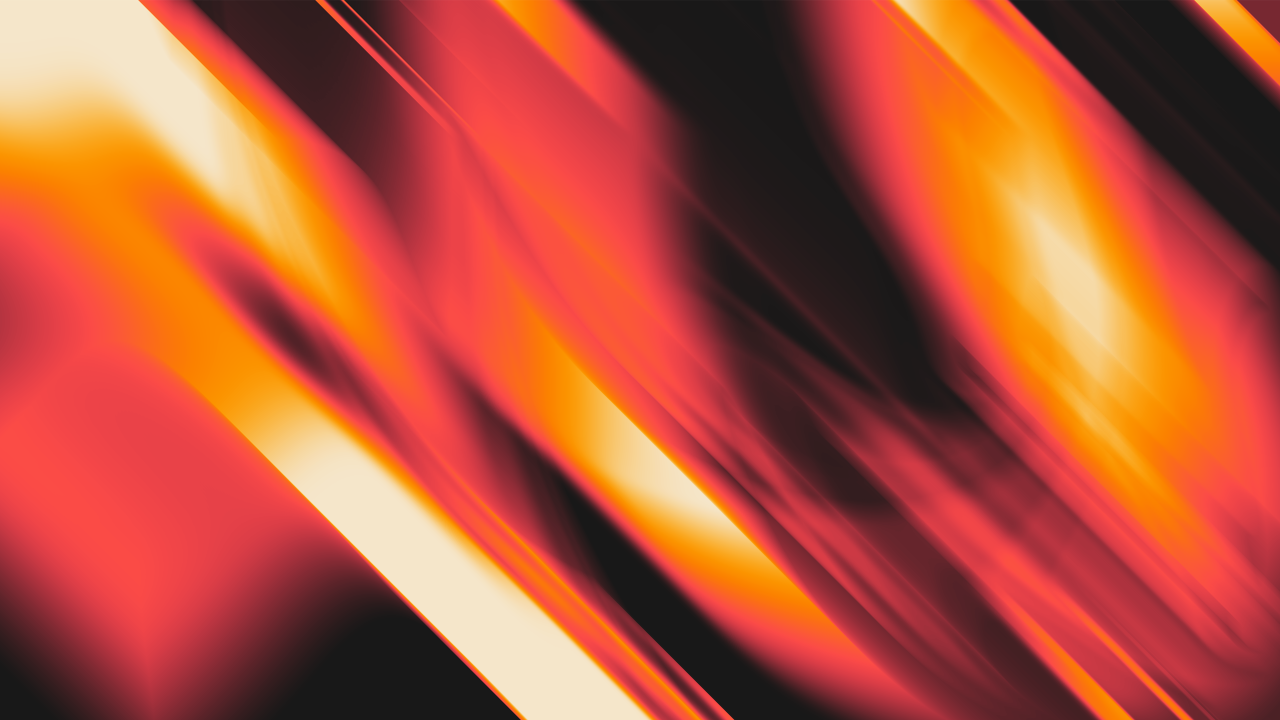
#> input picture assets/wallpapers/15.png, 3840 x 2160 px (shown at 1/3 size)
$ python least_busy_region.py ../../../../../assets/wallpapers/15.png   (older library calls are emulated)
#> lines starting #> are read from the running program, lines starting #| are printed output that depends on the picture; long printed decimals are rounded
#!/usr/bin/env python3
# Disclaimer: This script was ai-generated and went through minimal revision.

import os
os.environ["OPENCV_LOG_LEVEL"] = "SILENT"
import cv2
import numpy as np
import argparse
import json

def center_crop(img, target_w, target_h):
    h, w = img.shape[:2]
    if w == target_w and h == target_h:
        return img
    x1 = max(0, (w - target_w) // 2)
    y1 = max(0, (h - target_h) // 2)
    x2 = x1 + target_w
    y2 = y1 + target_h
    return img[y1:y2, x1:x2]

def find_least_busy_region(image_path, region_width=300, region_height=200, screen_width=None, screen_height=None, verbose=False, stride=2, screen_mode="fill", horizontal_padding=50, vertical_padding=50, busiest=False):
#> called with image_path = '../../../../../assets/wallpapers/15.png', region_width = 300, region_height = 200, screen_width = 1920, screen_height = 1080, verbose = False, stride = 10, screen_mode = 'fill'
    img = cv2.imread(image_path, cv2.IMREAD_GRAYSCALE)
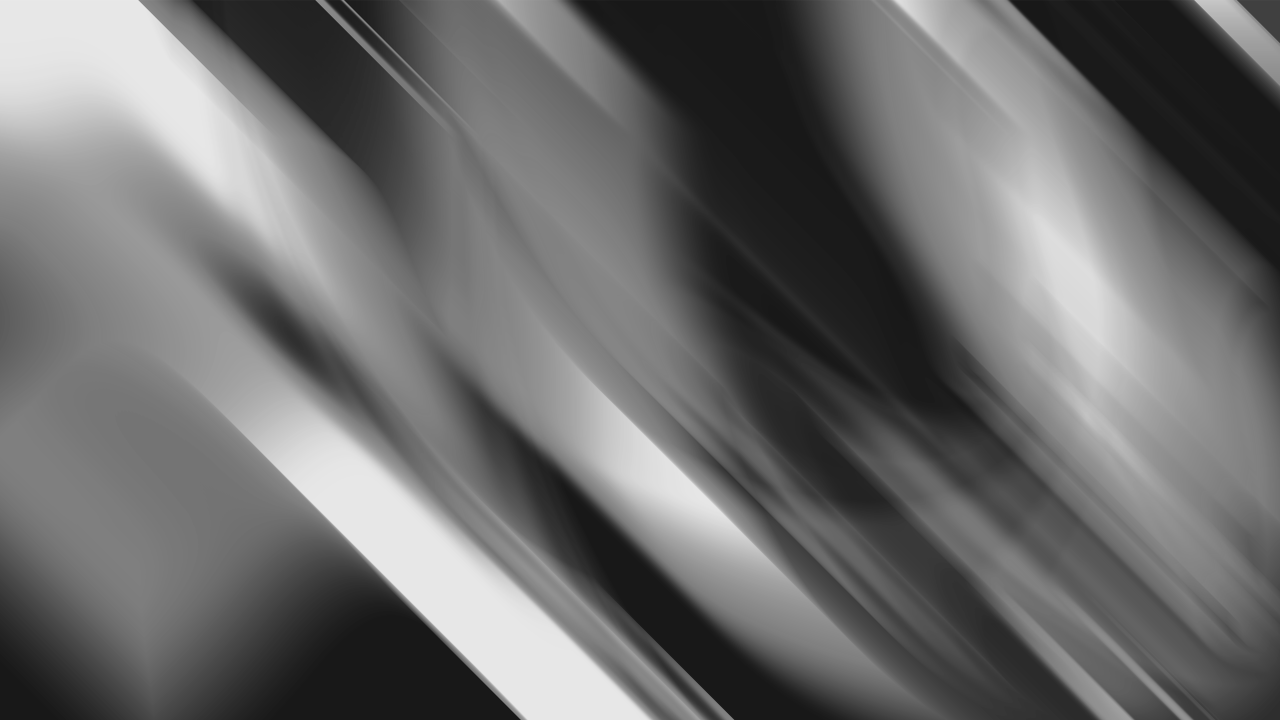
#> img: shape (2160, 3840) (shown at 1/3 size); min 20, max 234, mean 108.3
    if img is None:
        raise FileNotFoundError(f"Image not found: {image_path}")
    orig_h, orig_w = img.shape
#> orig_h = 2160; orig_w = 3840
    scale = 1.0
    if screen_width is not None and screen_height is not None:
        scale_w = screen_width / orig_w
#> scale_w = 0.5
        scale_h = screen_height / orig_h
#> scale_h = 0.5
        if screen_mode == "fill":
            scale = max(scale_w, scale_h)
#> scale = 0.5
        else:
            scale = min(scale_w, scale_h)
        new_w = int(orig_w * scale)
#> new_w = 1920
        new_h = int(orig_h * scale)
#> new_h = 1080
        if verbose:
            print(f"Scaling image from {orig_w}x{orig_h} to {new_w}x{new_h} (scale: {scale:.3f}, mode: {screen_mode})")
        img = cv2.resize(img, (new_w, new_h), interpolation=cv2.INTER_LANCZOS4)
#> img: shape (1080, 1920)
        img = center_crop(img, screen_width, screen_height)
        if verbose:
            print(f"Cropped image to {screen_width}x{screen_height}")
    else:
        if verbose:
            print(f"Using original image size: {orig_w}x{orig_h}")
    arr = img.astype(np.float64)
    h, w = arr.shape
#> h = 1080; w = 1920
    # Validate & adjust stride
    stride = max(1, int(stride) if stride else 1)
    # Adjust region size if it does not fit given padding
    if horizontal_padding * 2 >= w or vertical_padding * 2 >= h:
        # Reduce padding to fit at least a 1x1 region
        horizontal_padding = max(0, min(horizontal_padding, (w - 1) // 2))
        vertical_padding = max(0, min(vertical_padding, (h - 1) // 2))
    max_region_w = w - 2 * horizontal_padding
#> max_region_w = 1820
    max_region_h = h - 2 * vertical_padding
#> max_region_h = 980
    if max_region_w <= 0 or max_region_h <= 0:
        raise ValueError("Image too small for the specified padding.")
    if region_width > max_region_w:
        if verbose:
            print(f"Requested region_width {region_width} too large; clamping to {max_region_w}")
        region_width = max_region_w
    if region_height > max_region_h:
        if verbose:
            print(f"Requested region_height {region_height} too large; clamping to {max_region_h}")
        region_height = max_region_h
    # Use OpenCV's integral for fast computation
    integral = cv2.integral(arr, sdepth=cv2.CV_64F)[1:,1:]
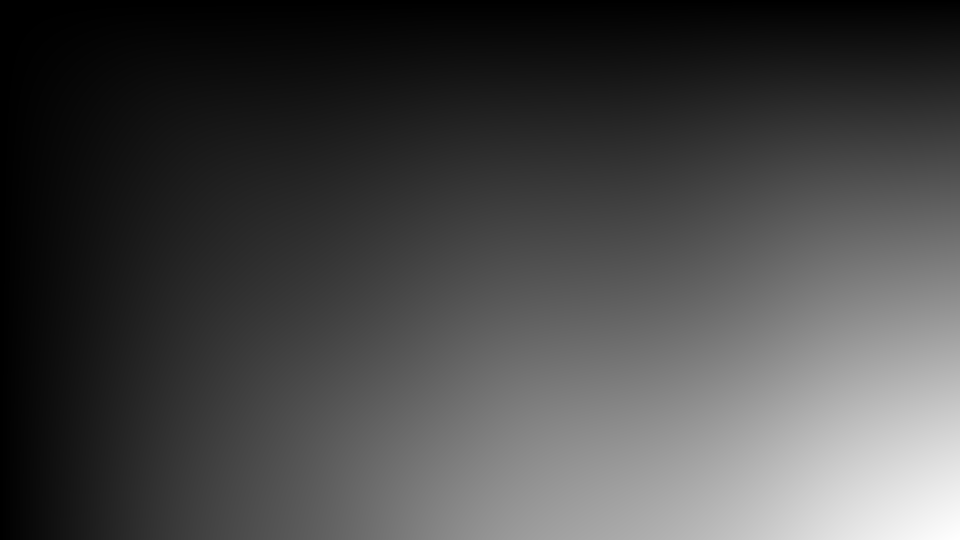
#> integral: shape (1080, 1920) float64 (shown at 1/2 size); min 232, max 224500719, mean 62679078.5; drawn with min black and max white
    integral_sq = cv2.integral(arr**2, sdepth=cv2.CV_64F)[1:,1:]
    def region_sum(integral_img, x1, y1, x2, y2):
        # Assume bounds have been checked before calling
        total = integral_img[y2, x2]
        if x1 > 0:
            total -= integral_img[y2, x1-1]
        if y1 > 0:
            total -= integral_img[y1-1, x2]
        if x1 > 0 and y1 > 0:
            total += integral_img[y1-1, x1-1]
        return total
    min_var = None
    max_var = None
    min_coords = (horizontal_padding, vertical_padding)
    max_coords = (horizontal_padding, vertical_padding)
    area = region_width * region_height
    x_start = horizontal_padding
    y_start = vertical_padding
    x_end = w - region_width - horizontal_padding + 1
#> x_end = 1571
    y_end = h - region_height - vertical_padding + 1
#> y_end = 831
    if x_end < x_start:
        x_end = x_start
    if y_end < y_start:
        y_end = y_start
    for y in range(y_start, y_end + 1, stride):
        for x in range(x_start, x_end + 1, stride):
            x1, y1 = x, y
            x2, y2 = x + region_width - 1, y + region_height - 1
            if x2 >= w or y2 >= h:
                continue  # Skip out-of-bounds window
            s = region_sum(integral, x1, y1, x2, y2)
            s2 = region_sum(integral_sq, x1, y1, x2, y2)
            mean = s / area
            var = (s2 / area) - (mean ** 2)
            if (min_var is None) or (var < min_var):
                min_var = var
                min_coords = (x, y)
            if (max_var is None) or (var > max_var):
                max_var = var
                max_coords = (x, y)
#> this loop made 79 passes
    if busiest:
        return max_coords, max_var
    else:
        return min_coords, min_var

# [152 lines left out: functions find_largest_region, draw_region, draw_largest_region, not called in this run]
    # print removed for quieter operation

def get_dominant_color(image_path, x, y, w, h, screen_width=None, screen_height=None, screen_mode="fill"):
#> called with image_path = '../../../../../assets/wallpapers/15.png', x = 50, y = 640, w = 300, h = 200, screen_width = 1920, screen_height = 1080, screen_mode = 'fill'
    img = cv2.imread(image_path)
#> img is the input picture: shape (2160, 3840, 3); mean B, G, R 57.5, 82.2, 180.6
    if img is None:
        raise FileNotFoundError(f"Image not found: {image_path}")
    orig_h, orig_w = img.shape[:2]
    if screen_width is not None and screen_height is not None:
        scale_w = screen_width / orig_w
        scale_h = screen_height / orig_h
        if screen_mode == "fill":
            scale = max(scale_w, scale_h)
        else:
            scale = min(scale_w, scale_h)
        new_w = int(orig_w * scale)
        new_h = int(orig_h * scale)
        img = cv2.resize(img, (new_w, new_h), interpolation=cv2.INTER_LANCZOS4)
#> img: shape (1080, 1920, 3)
        img = center_crop(img, screen_width, screen_height)
    # Ensure region is within bounds
    x = max(0, x)
    y = max(0, y)
    w = max(1, min(w, img.shape[1] - x))
    h = max(1, min(h, img.shape[0] - y))
    region = img[y:y+h, x:x+w]
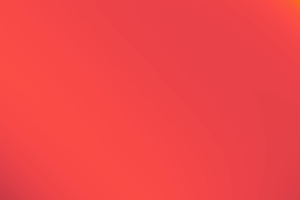
#> region: shape (200, 300, 3); mean B, G, R 71.5, 69.6, 240.9
    if region.size == 0 or region.shape[0] == 0 or region.shape[1] == 0:
        return [0, 0, 0]
    region = region.reshape((-1, 3))
    # Filter out black pixels (optional, improves accuracy for some images)
    non_black = region[np.any(region > 10, axis=1)]
    if non_black.shape[0] == 0:
        non_black = region
    region = np.float32(non_black)
    if region.shape[0] < 3:
        return [int(x) for x in np.mean(region, axis=0)]
    # K-means to find dominant color
    criteria = (cv2.TERM_CRITERIA_EPS + cv2.TERM_CRITERIA_MAX_ITER, 10, 1.0)
    K = min(3, region.shape[0])
    _, labels, centers = cv2.kmeans(region, K, None, criteria, 10, cv2.KMEANS_RANDOM_CENTERS)
    counts = np.bincount(labels.flatten())
    dominant = centers[np.argmax(counts)]
    # Reverse from BGR to RGB
    return [int(x) for x in reversed(dominant)]

def main():
    parser = argparse.ArgumentParser(description="Find least busy region in an image and output a JSON. Made for determining a suitable position for a wallpaper widget.")
    parser.add_argument("image_path", help="Path to the input image")
    parser.add_argument("--width", type=int, default=300, help="Region width")
    parser.add_argument("--height", type=int, default=200, help="Region height")
    parser.add_argument("-v", "--visual-output", action="store_true", help="Output image with rectangle")
    parser.add_argument("--screen-width", type=int, default=1920, help="Screen width for wallpaper scaling")
    parser.add_argument("--screen-height", type=int, default=1080, help="Screen height for wallpaper scaling")
    parser.add_argument("--stride", type=int, default=10, help="Step size for sliding window (higher is faster, less precise)")
    parser.add_argument("--screen-mode", choices=["fill", "fit"], default="fill", help="Wallpaper scaling mode: 'fill' (default) or 'fit'")
    parser.add_argument("--verbose", action="store_true", help="Print verbose output")
    parser.add_argument("-l", "--largest-region", action="store_true", help="Find the largest region under the variance threshold and output its center")
    parser.add_argument("-t", "--variance-threshold", type=float, default=1000.0, help="Variance threshold for largest region mode")
    parser.add_argument("--aspect-ratio", type=float, default=1.78, help="Aspect ratio (width/height) for largest region mode")
    parser.add_argument("--horizontal-padding", "-hp", type=int, default=50, help="Minimum horizontal distance from region to image edge")
    parser.add_argument("--vertical-padding", "-vp", type=int, default=50, help="Minimum vertical distance from region to image edge")
    parser.add_argument("--busiest", action="store_true", help="Find the busiest region instead of the least busy")
    args = parser.parse_args()

    if args.largest_region:
        center, size, var = find_largest_region(
            args.image_path,
            screen_width=args.screen_width,
            screen_height=args.screen_height,
            verbose=args.verbose,
            stride=args.stride,
            screen_mode=args.screen_mode,
            threshold=args.variance_threshold,
            aspect_ratio=args.aspect_ratio,
            horizontal_padding=args.horizontal_padding,
            vertical_padding=args.vertical_padding
        )
        if center:
            if args.visual_output:
                draw_largest_region(args.image_path, center, size, screen_width=args.screen_width, screen_height=args.screen_height, screen_mode=args.screen_mode)
            # Extract dominant color
            cx, cy = center
            region_w, region_h = size
            x1 = cx - region_w // 2
            y1 = cy - region_h // 2
            dominant_color = get_dominant_color(
                args.image_path, x1, y1, region_w, region_h,
                screen_width=args.screen_width, screen_height=args.screen_height, screen_mode=args.screen_mode
            )
            dominant_color_hex = '#{:02x}{:02x}{:02x}'.format(*dominant_color)
            print(json.dumps({
                "center_x": center[0],
                "center_y": center[1],
                "width": size[0],
                "height": size[1],
                "variance": var,
                "dominant_color": dominant_color_hex
            }))
        else:
            print(json.dumps({"error": "No region found under the threshold."}))
        return

    coords, variance = find_least_busy_region(
        args.image_path,
        region_width=args.width,
        region_height=args.height,
        screen_width=args.screen_width,
        screen_height=args.screen_height,
        verbose=args.verbose,
        stride=args.stride,
        screen_mode=args.screen_mode,
        horizontal_padding=args.horizontal_padding,
        vertical_padding=args.vertical_padding,
        busiest=args.busiest
    )
    if args.visual_output:
        draw_region(args.image_path, coords, region_width=args.width, region_height=args.height, screen_width=args.screen_width, screen_height=args.screen_height, screen_mode=args.screen_mode)
    # Output JSON with center point
    center_x = coords[0] + args.width // 2
    center_y = coords[1] + args.height // 2
    dominant_color = get_dominant_color(
        args.image_path, coords[0], coords[1], args.width, args.height,
        screen_width=args.screen_width, screen_height=args.screen_height, screen_mode=args.screen_mode
    )
    dominant_color_hex = '#{:02x}{:02x}{:02x}'.format(*dominant_color)
    print(json.dumps({
        "center_x": center_x,
        "center_y": center_y,
        "width": args.width,
        "height": args.height,
        "variance": variance,
        "dominant_color": dominant_color_hex
    }))
#| {"center_x": 200, "center_y": 740, "width": 300, "height": 200, "variance": 20.594, "dominant_color": "#ea4247"}

if __name__ == "__main__":
    main()
